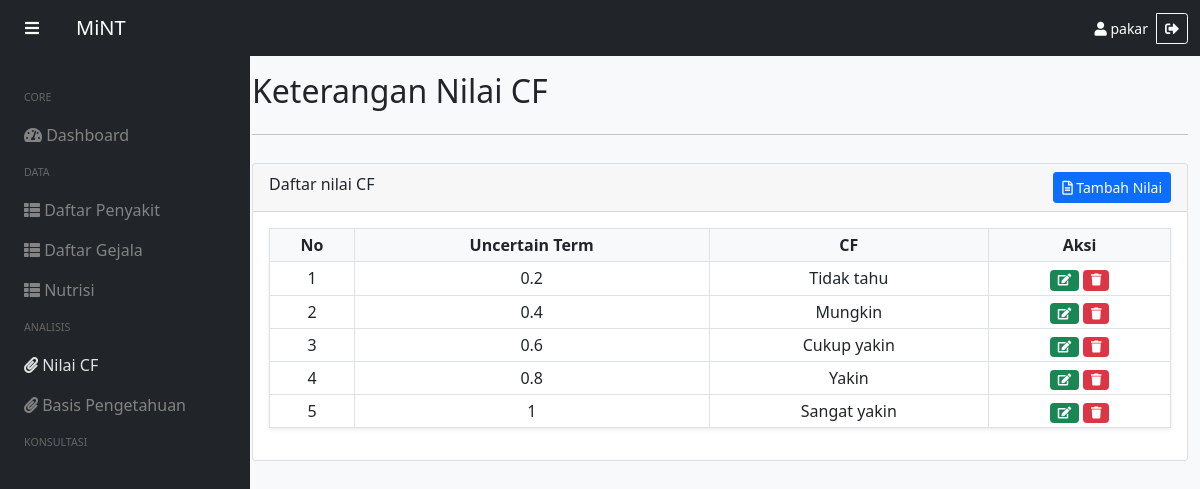
Page /cf (signed in) on the committed database.
### tables this page shows
CREATE TABLE `nilai_cf` (
  `id_nilai_cf` int(255) NOT NULL,
  `nilai` varchar(10) NOT NULL,
  `keterangan` varchar(50) NOT NULL
);

### app/config/functions.php (called while the page is built, shortened)
<?php
$conn = mysqli_connect("localhost", "root", "", "mint2");
function query($query)
{
    global $conn;
    $result = mysqli_query($conn, $query);
    $rows = [];
    while ($row = mysqli_fetch_assoc($result)) {
        $rows[] = $row;
    }
    return $rows;
}
function pakar()
{
    $level = $_SESSION['level'];
    if ($level == 'pakar') {
        $result = '';
    } else {
        $result = 'visually-hidden';
    }
    return $result;
}

### app/cf/index.php (the view, shortened to what this page needs)
<?php
$query = query("SELECT * FROM nilai_cf ORDER BY nilai");
?>
<div id="content" class="container">
    <div class="row mt-4">
        <div class="col">
            <h2>Keterangan Nilai CF</h2>
        </div>
    </div>
    <hr>
    <div class="row">
        <div class="col">
            <div class="card">
                <div class="card-header">
                    Daftar nilai CF
                    <a href="<?= BASEURL; ?>/tambah-cf" class="float-end btn btn-sm btn-primary <?= pakar(); ?>"><i class="far fa-file-alt"></i> Tambah Nilai</a>
                </div>
                <div class="card-body">
                    <table class="table table-sm table-bordered table-hover shadow-sm text-center">
                        <thead class="bg-light">
                            <tr>
                                <th scope="col">No</th>
                                <th scope="col">Uncertain Term</th>
                                <th scope="col">CF</th>
                                <th scope="col" class="<?= pakar(); ?>">Aksi</th>
                            </tr>
                        </thead>
                        <tbody>
                            <?php $no = 1; ?>
                            <?php foreach ($query as $row) : ?>
                                <tr>
                                    <td><?= $no ?></td>
                                    <td><?= $row['nilai']; ?></td>
                                    <td><?= $row['keterangan']; ?></td>
                                    <td class="<?= pakar(); ?>">
                                        <a href="<?= BASEURL; ?>/ubah-cf/<?= $row['id_nilai_cf']; ?>" class="badge bg-success" title="Ubah"><i class="fas fa-edit"></i></a>
                                        <a href="<?= BASEURL; ?>/hapus-cf/<?= $row['id_nilai_cf']; ?>" class="badge bg-danger" onclick="return confirm('Yakin hapus data?');"><i class="fas fa-trash"></i></a>
                                    </td>
                                </tr>
                                <?php $no++; ?>
                            <?php endforeach; ?>
                        </tbody>
                    </table>
                </div>
            </div>
        </div>
    </div>
</div>

### public/css/style.css (style rules this page uses)
#content { margin-left: 20%; transition: all 0.7s; }

### rows in the picture
nilai_cf: nilai "0.2", keterangan "Tidak tahu"
nilai_cf: nilai "0.4", keterangan "Mungkin"
nilai_cf: nilai "0.6", keterangan "Cukup yakin"
nilai_cf: nilai "0.8", keterangan "Yakin"
nilai_cf: nilai "1", keterangan "Sangat yakin"

### other values in the picture
$_SESSION['username'] "pakar"
